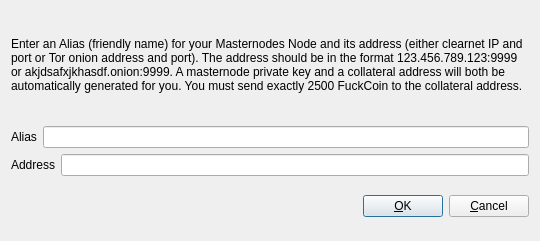
<?xml version="1.0" encoding="UTF-8"?>
<ui version="4.0">
 <class>AddEditAdrenalineNode</class>
 <widget class="QDialog" name="AddEditAdrenalineNode">
  <property name="geometry">
   <rect>
    <x>0</x>
    <y>0</y>
    <width>540</width>
    <height>241</height>
   </rect>
  </property>
  <property name="windowTitle">
   <string>Add/Edit Masternodes Node</string>
  </property>
  <property name="modal">
   <bool>true</bool>
  </property>
  <layout class="QVBoxLayout" name="verticalLayout">
   <item>
    <layout class="QVBoxLayout" name="verticalLayout_2">
     <property name="topMargin">
      <number>0</number>
     </property>
     <property name="bottomMargin">
      <number>0</number>
     </property>
     <item>
      <widget class="QLabel" name="label_3">
       <property name="sizePolicy">
        <sizepolicy hsizetype="Preferred" vsizetype="Expanding">
         <horstretch>0</horstretch>
         <verstretch>0</verstretch>
        </sizepolicy>
       </property>
       <property name="text">
        <string>&lt;html&gt;&lt;head/&gt;&lt;body&gt;&lt;p&gt;Enter an Alias (friendly name) for your Masternodes Node and its address (either clearnet IP and port or Tor onion address and port).  The address should be in the format 123.456.789.123:9999 or akjdsafxjkhasdf.onion:9999.  A masternode private key and a collateral address will both be automatically generated for you.  You must send exactly 2500 FuckCoin to the collateral address.&lt;/p&gt;&lt;/body&gt;&lt;/html&gt;</string>
       </property>
       <property name="wordWrap">
        <bool>true</bool>
       </property>
      </widget>
     </item>
     <item>
      <layout class="QHBoxLayout" name="horizontalLayout">
       <property name="bottomMargin">
        <number>0</number>
       </property>
       <item>
        <widget class="QLabel" name="label">
         <property name="text">
          <string>Alias</string>
         </property>
        </widget>
       </item>
       <item>
        <widget class="QLineEdit" name="aliasLineEdit"/>
       </item>
      </layout>
     </item>
     <item>
      <layout class="QHBoxLayout" name="horizontalLayout_2">
       <property name="bottomMargin">
        <number>0</number>
       </property>
       <item>
        <widget class="QLabel" name="label_2">
         <property name="text">
          <string>Address</string>
         </property>
        </widget>
       </item>
       <item>
        <widget class="QLineEdit" name="addressLineEdit"/>
       </item>
      </layout>
     </item>
     <item>
      <layout class="QHBoxLayout" name="horizontalLayout_3">
       <property name="bottomMargin">
        <number>0</number>
       </property>
      </layout>
     </item>
    </layout>
   </item>
   <item>
    <layout class="QHBoxLayout" name="horizontalLayout_Buttons">
     <item>
      <spacer name="horizontalSpacer_1">
       <property name="orientation">
        <enum>Qt::Horizontal</enum>
       </property>
       <property name="sizeHint" stdset="0">
        <size>
         <width>40</width>
         <height>48</height>
        </size>
       </property>
      </spacer>
     </item>
     <item>
      <widget class="QLabel" name="statusLabel">
       <property name="font">
        <font>
         <weight>75</weight>
         <bold>true</bold>
        </font>
       </property>
       <property name="text">
        <string/>
       </property>
       <property name="textFormat">
        <enum>Qt::PlainText</enum>
       </property>
       <property name="wordWrap">
        <bool>true</bool>
       </property>
      </widget>
     </item>
     <item>
      <spacer name="horizontalSpacer_2">
       <property name="orientation">
        <enum>Qt::Horizontal</enum>
       </property>
       <property name="sizeHint" stdset="0">
        <size>
         <width>40</width>
         <height>48</height>
        </size>
       </property>
      </spacer>
     </item>
     <item>
      <widget class="QPushButton" name="okButton">
       <property name="text">
        <string>&amp;OK</string>
       </property>
      </widget>
     </item>
     <item>
      <widget class="QPushButton" name="cancelButton">
       <property name="text">
        <string>&amp;Cancel</string>
       </property>
       <property name="autoDefault">
        <bool>false</bool>
       </property>
      </widget>
     </item>
    </layout>
   </item>
  </layout>
 </widget>
 <resources/>
 <connections/>
</ui>
